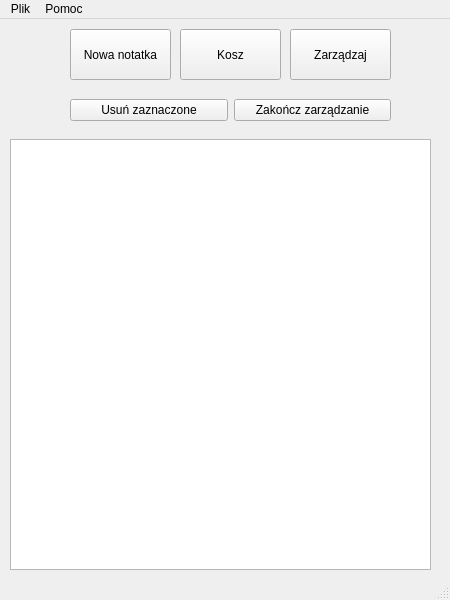
<?xml version="1.0" encoding="UTF-8"?>
<ui version="4.0">
 <class>StickyNotes</class>
 <widget class="QMainWindow" name="StickyNotes">
  <property name="geometry">
   <rect>
    <x>0</x>
    <y>0</y>
    <width>450</width>
    <height>600</height>
   </rect>
  </property>
  <property name="sizePolicy">
   <sizepolicy hsizetype="Fixed" vsizetype="Fixed">
    <horstretch>0</horstretch>
    <verstretch>0</verstretch>
   </sizepolicy>
  </property>
  <property name="minimumSize">
   <size>
    <width>450</width>
    <height>600</height>
   </size>
  </property>
  <property name="maximumSize">
   <size>
    <width>450</width>
    <height>600</height>
   </size>
  </property>
  <property name="windowTitle">
   <string>StickyNotes</string>
  </property>
  <widget class="QWidget" name="centralwidget">
   <widget class="QPushButton" name="przyciskNowa">
    <property name="geometry">
     <rect>
      <x>70</x>
      <y>10</y>
      <width>101</width>
      <height>51</height>
     </rect>
    </property>
    <property name="text">
     <string>Nowa notatka</string>
    </property>
   </widget>
   <widget class="QPushButton" name="przyciskKosz">
    <property name="geometry">
     <rect>
      <x>180</x>
      <y>10</y>
      <width>101</width>
      <height>51</height>
     </rect>
    </property>
    <property name="text">
     <string>Kosz</string>
    </property>
   </widget>
   <widget class="QPushButton" name="przyciskZarzadzaj">
    <property name="geometry">
     <rect>
      <x>290</x>
      <y>10</y>
      <width>101</width>
      <height>51</height>
     </rect>
    </property>
    <property name="text">
     <string>Zarządzaj</string>
    </property>
   </widget>
   <widget class="QListWidget" name="listaNotatek">
    <property name="geometry">
     <rect>
      <x>10</x>
      <y>120</y>
      <width>421</width>
      <height>431</height>
     </rect>
    </property>
   </widget>
   <widget class="QWidget" name="panelZarzadzania" native="true">
    <property name="geometry">
     <rect>
      <x>70</x>
      <y>70</y>
      <width>321</width>
      <height>42</height>
     </rect>
    </property>
    <layout class="QHBoxLayout" name="horizontalLayout">
     <item>
      <widget class="QPushButton" name="przyciskUsunZaznaczone">
       <property name="text">
        <string>Usuń zaznaczone</string>
       </property>
      </widget>
     </item>
     <item>
      <widget class="QPushButton" name="przyciskZakonczZarzadzanie">
       <property name="text">
        <string>Zakończ zarządzanie</string>
       </property>
      </widget>
     </item>
    </layout>
   </widget>
  </widget>
  <widget class="QMenuBar" name="menubar">
   <property name="geometry">
    <rect>
     <x>0</x>
     <y>0</y>
     <width>450</width>
     <height>22</height>
    </rect>
   </property>
   <widget class="QMenu" name="menuPlik">
    <property name="title">
     <string>Plik</string>
    </property>
    <addaction name="actionNowa"/>
    <addaction name="actionKosz"/>
    <addaction name="separator"/>
    <addaction name="actionZamknij_program"/>
   </widget>
   <widget class="QMenu" name="menuPomoc">
    <property name="title">
     <string>Pomoc</string>
    </property>
    <addaction name="actionPomoc"/>
   </widget>
   <addaction name="menuPlik"/>
   <addaction name="menuPomoc"/>
  </widget>
  <widget class="QStatusBar" name="statusbar"/>
  <action name="actionNowa">
   <property name="text">
    <string>Nowa</string>
   </property>
  </action>
  <action name="actionKosz">
   <property name="text">
    <string>Kosz</string>
   </property>
  </action>
  <action name="actionZamknij_program">
   <property name="text">
    <string>Zamknij program</string>
   </property>
  </action>
  <action name="actionZarz_dzaj">
   <property name="text">
    <string>Zarządzaj</string>
   </property>
  </action>
  <action name="actionPomoc">
   <property name="text">
    <string>Pomoc</string>
   </property>
   <property name="toolTip">
    <string>Pomoc</string>
   </property>
   <property name="menuRole">
    <enum>QAction::MenuRole::TextHeuristicRole</enum>
   </property>
  </action>
 </widget>
 <resources/>
 <connections/>
</ui>
